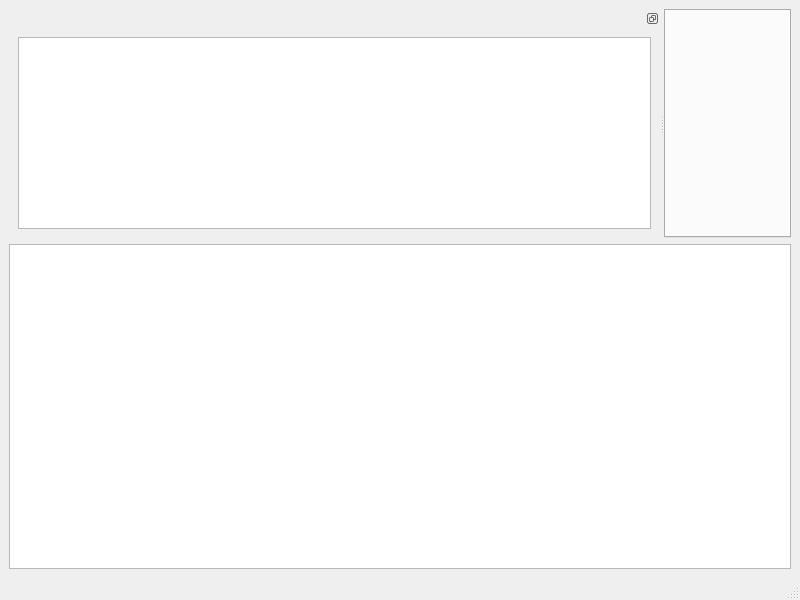
<?xml version="1.0" encoding="UTF-8"?>
<ui version="4.0">
 <class>LionCPP</class>
 <widget class="QMainWindow" name="LionCPP">
  <property name="geometry">
   <rect>
    <x>0</x>
    <y>0</y>
    <width>800</width>
    <height>600</height>
   </rect>
  </property>
  <property name="windowTitle">
   <string>LionCPP</string>
  </property>
  <widget class="QWidget" name="centralwidget">
   <layout class="QVBoxLayout" name="verticalLayout">
    <item>
     <widget class="QSplitter" name="mainSplitter">
      <property name="orientation">
       <enum>Qt::Horizontal</enum>
      </property>
      <widget class="QDockWidget" name="sideDock">
       <property name="features">
        <set>QDockWidget::DockWidgetMovable|QDockWidget::DockWidgetFloatable</set>
       </property>
       <widget class="QWidget" name="sideDockWidget">
        <layout class="QVBoxLayout" name="sideDockLayout">
         <item>
          <widget class="QTreeView" name="projectTreeView"/>
         </item>
        </layout>
       </widget>
      </widget>
      <widget class="QTabWidget" name="editorTabWidget"/>
     </widget>
    </item>
    <item>
     <widget class="QTextEdit" name="outputWidget">
      <property name="readOnly">
       <bool>true</bool>
      </property>
      <property name="minimumHeight">
       <number>100</number>
      </property>
     </widget>
    </item>
   </layout>
  </widget>
  <widget class="QMenuBar" name="menubar">
   <property name="geometry">
    <rect>
     <x>0</x>
     <y>0</y>
     <width>800</width>
     <height>20</height>
    </rect>
   </property>
  </widget>
  <widget class="QStatusBar" name="statusbar"/>
 </widget>
 <resources/>
 <connections/>
</ui>
